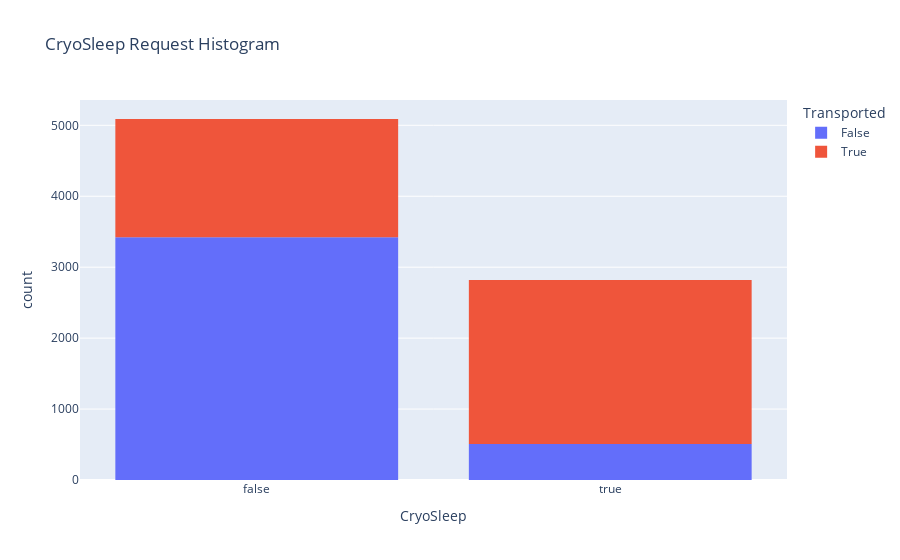

The code cell stored with this chart in its notebook:
### Code cell
#let's take a closer look at cryo sleep and transported stats 

fig = px.histogram(train_data, x='CryoSleep', title = "CryoSleep Request Histogram", color= train_data['Transported'])
fig.show()

### Figure 1 — Plotly figure (JSON) as saved in the notebook; plotly's stock layout.template omitted (floating-point values rounded to 4 significant figures; data arrays with more than 128 entries replaced by an {"elided": "..."} marker saying what was removed)
{"data": [{"alignmentgroup": "True", "bingroup": "x", "hovertemplate": "Transported=False<br>CryoSleep=%{x}<br>count=%{y}<extra></extra>", "legendgroup": "False", "marker": {"color": "#636efa", "pattern": {"shape": ""}}, "name": "False", "offsetgroup": "False", "orientation": "v", "showlegend": true, "type": "histogram", "x": {"elided": "3928 bool values"}, "xaxis": "x", "yaxis": "y"}, {"alignmentgroup": "True", "bingroup": "x", "hovertemplate": "Transported=True<br>CryoSleep=%{x}<br>count=%{y}<extra></extra>", "legendgroup": "True", "marker": {"color": "#EF553B", "pattern": {"shape": ""}}, "name": "True", "offsetgroup": "True", "orientation": "v", "showlegend": true, "type": "histogram", "x": {"elided": "3979 bool values"}, "xaxis": "x", "yaxis": "y"}], "layout": {"barmode": "relative", "legend": {"title": {"text": "Transported"}, "tracegroupgap": 0}, "title": {"text": "CryoSleep Request Histogram"}, "xaxis": {"anchor": "y", "domain": [0, 1], "title": {"text": "CryoSleep"}}, "yaxis": {"anchor": "x", "domain": [0, 1], "title": {"text": "count"}}}}
